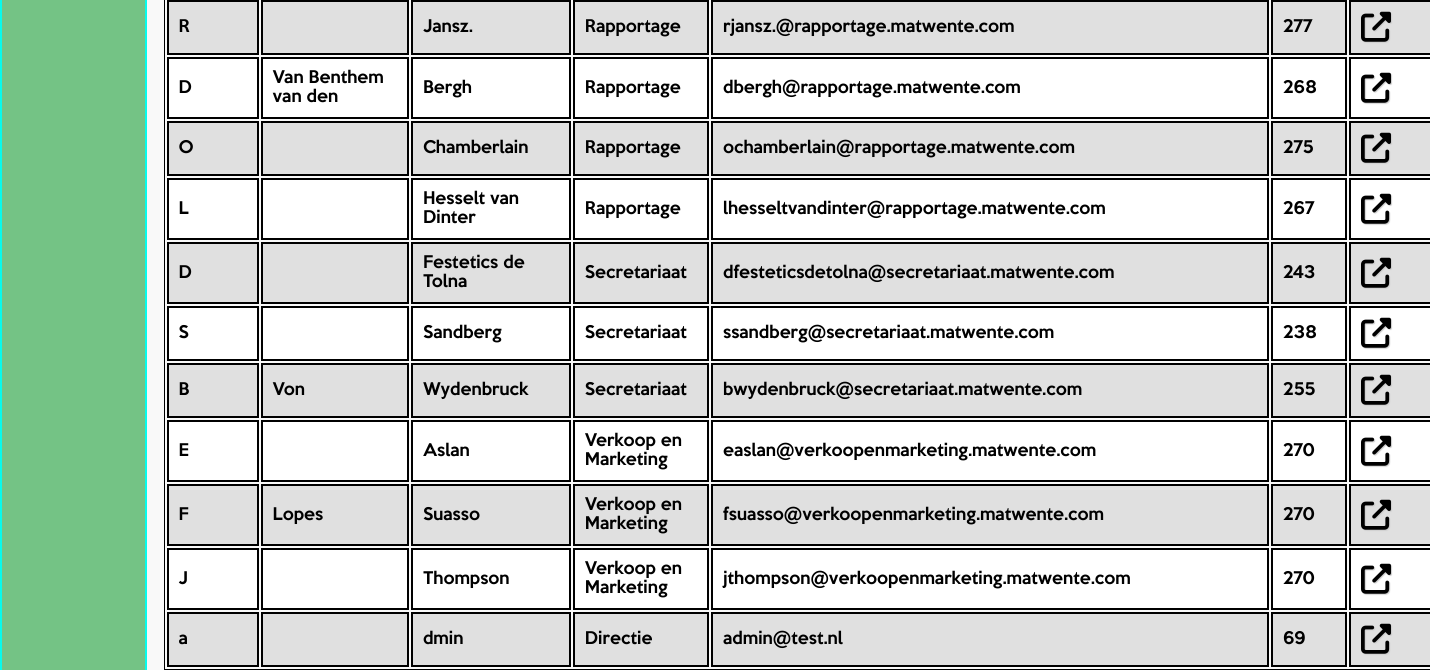
The page /php/gebruikers.php (signed in, lower part) on the database as committed earlier.
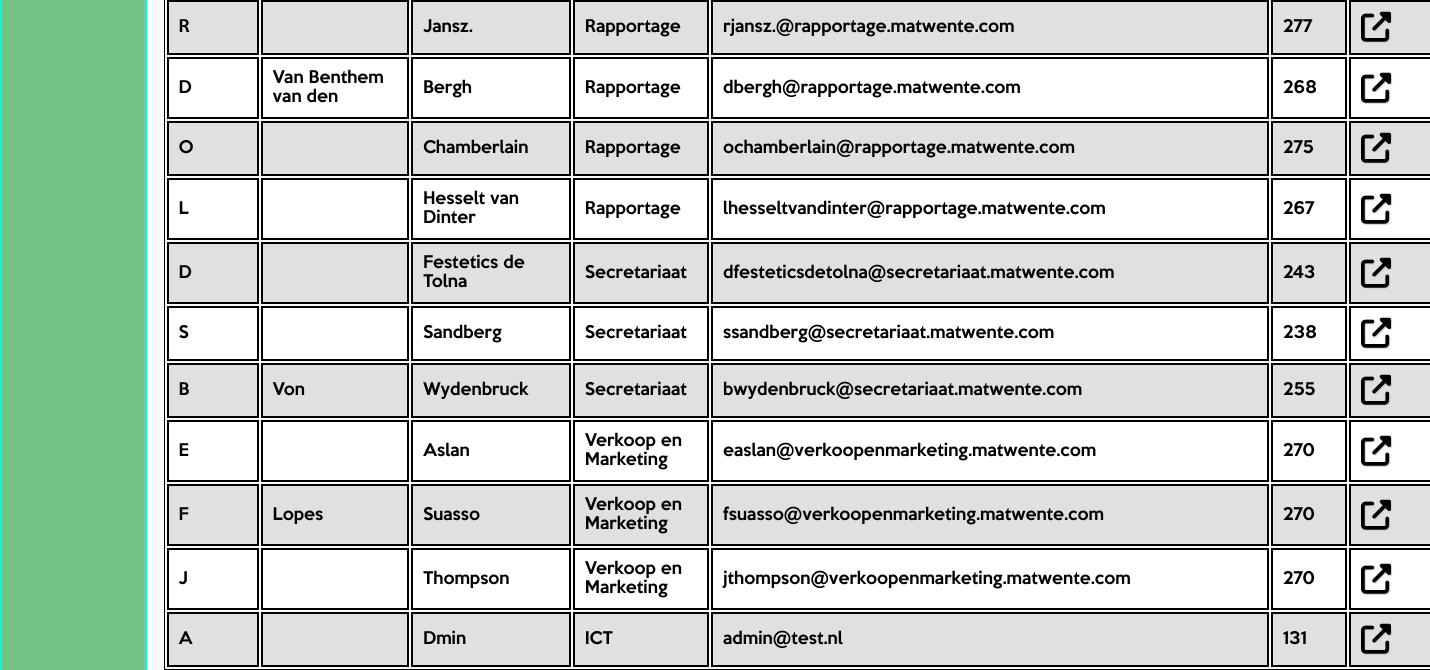
The same page on the database as committed later.
### tables this page shows
CREATE TABLE `user` (
  `userID` int(11) NOT NULL,
  `initials` varchar(1) DEFAULT NULL,
  `surname` varchar(50) DEFAULT NULL,
  `middleName` varchar(50) DEFAULT NULL,
  `departmentID` int(11) DEFAULT NULL,
  `interncell` varchar(3) DEFAULT NULL,
  `sex` int(3) DEFAULT NULL,
  `email` varchar(80) DEFAULT NULL,
  `password` varchar(255) DEFAULT NULL,
  `userType` int(3) DEFAULT NULL
);

CREATE TABLE `departments` (
  `departmentID` int(11) NOT NULL,
  `departmentName` varchar(50) DEFAULT NULL,
  `location` int(3) DEFAULT NULL
);

### php/gebruikers.php (the view, shortened to what this page needs)
<?php
$data = $_SESSION['user'];
$servername = "localhost";
$username = "root";
$password = "";
$dbname = "twente";
$conn = mysqli_connect($servername, $username, $password, $dbname);
$sql = "SELECT user.userID, departments.departmentName, user.initials, user.surname, user.middleName, user.sex, user.interncell, user.email FROM user INNER JOIN departments ON user.departmentID = departments.departmentID";
$result = mysqli_query($conn,$sql);
?>
<!doctype html>
<html lang="nl">
<?php include('../include/header.php');?>
<body>
	<?php
if($data[6] == 2){
  include('../include/navigatiebeheerder.php');
}
elseif($data[6] == 3){
  include('../include/navigatiedirectie.php');
}
else{
  include('../include/navigatie.php');
}
?>
	<div class=table>
	<table class="gebruikers" name="gebruikers">
	<?php
	if (mysqli_num_rows($result) > 1){
	  while($row = mysqli_fetch_assoc($result)){
	    echo "<tr><td>".$row["initials"]."</td>
			<td>".$row["middleName"]."</td>
	    <td>".$row["surname"]."</td>
	    <td>".$row["departmentName"]."</td>
			<td>".$row["email"]."</td>
			<td>".$row["interncell"]."</td>";
      if($data[6] == 2){
        echo"<td><a href='gebruikerdetailsbeheerder.php?userID=".$row["userID"]."'>"."<i class='fas fa-external-link-alt'></i>"."</td>
        </tr>";
      }
      else
      echo"
			<td><a href='gebruikerdetails.php?userID=".$row["userID"]."'>"."<i class='fas fa-external-link-alt'></i>"."</td>
			 </tr>";
	  }
	}
	else{
	  echo "Error";
	}
	?>
</table>
</div>
	</body>
</html>

### include/header.php (shortened to what this page needs)
<head>
	<link rel="stylesheet" href="../css/style.css">
	<link rel="stylesheet" href="../css/navigatie.css">
		<link rel="stylesheet" href="../css/navigatie1.css">
</head>

### include/navigatiebeheerder.php (shortened to what this page needs)
<div class="sidenav">
</div>

### css/style.css (style rules this page uses)
html { font-family:KeepCalm; height:100%; width:100%; background:#f9f9f9; }
div.table { margin-left:11%; margin-bottom: 5%; padding-top: 4%; }
table.gebruikers { border: 1px solid black; color: black; width: 100%; overflow:auto; }
tr:nth-child(even) { background: #ffffff; font-weight:none; }
tr:nth-child(odd) { background: #e0e0e0; font-weight:none; }
i.fas.fa-external-link-alt { color: black; text-shadow: 1px 1px 1px #ccc; font-size: 30px; text-align: center; }

### css/navigatie.css (style rules this page uses)
.sidenav { border-top: 2px solid #08faec; border-right: 2px solid #08faec; border-left: 2px solid #08faec; border-bottom: 2px solid #08faec; height: auto; width: auto; max-width: 10%; min-height: 100%; top: 0; left: 0; position: fixed; background-color: #74c385; margin-top:auto; text-overflow: ellipsis; font-family: 'lemonMilk'; z-index: 1; }

Rows that differ between the two databases and show on the page:
removed user: initials "a", surname "dmin", departmentID.departmentName "Directie", email "admin@test.nl", interncell "69"
added user: initials "A", surname "Dmin", departmentID.departmentName "ICT", email "admin@test.nl", interncell "131"
